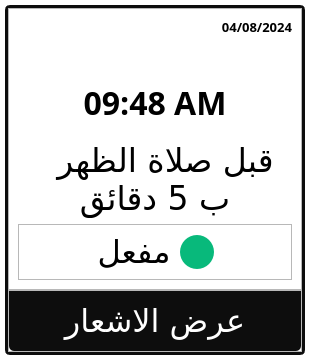
<?xml version="1.0" encoding="UTF-8"?>
<ui version="4.0">
 <class>notification_widget</class>
 <widget class="QWidget" name="notification_widget">
  <property name="geometry">
   <rect>
    <x>0</x>
    <y>0</y>
    <width>310</width>
    <height>360</height>
   </rect>
  </property>
  <property name="minimumSize">
   <size>
    <width>0</width>
    <height>0</height>
   </size>
  </property>
  <property name="maximumSize">
   <size>
    <width>310</width>
    <height>360</height>
   </size>
  </property>
  <property name="windowTitle">
   <string>اشعار</string>
  </property>
  <property name="styleSheet">
   <string notr="true">#notification_widget{
background-color: rgb(255,255,255);
}</string>
  </property>
  <layout class="QHBoxLayout" name="horizontalLayout_3">
   <property name="spacing">
    <number>0</number>
   </property>
   <property name="leftMargin">
    <number>0</number>
   </property>
   <property name="topMargin">
    <number>0</number>
   </property>
   <property name="rightMargin">
    <number>0</number>
   </property>
   <property name="bottomMargin">
    <number>0</number>
   </property>
   <item>
    <widget class="QFrame" name="notification_frame">
     <property name="minimumSize">
      <size>
       <width>300</width>
       <height>350</height>
      </size>
     </property>
     <property name="maximumSize">
      <size>
       <width>300</width>
       <height>350</height>
      </size>
     </property>
     <property name="styleSheet">
      <string notr="true">#notification_frame{
background-color: rgb(255,255,255);
border: 3px solid rgb(13, 13, 13);
border-radius: 5px;
}
</string>
     </property>
     <property name="frameShape">
      <enum>QFrame::StyledPanel</enum>
     </property>
     <property name="frameShadow">
      <enum>QFrame::Raised</enum>
     </property>
     <layout class="QVBoxLayout" name="verticalLayout_3">
      <property name="spacing">
       <number>0</number>
      </property>
      <property name="leftMargin">
       <number>0</number>
      </property>
      <property name="topMargin">
       <number>0</number>
      </property>
      <property name="rightMargin">
       <number>0</number>
      </property>
      <property name="bottomMargin">
       <number>0</number>
      </property>
      <item>
       <widget class="QFrame" name="frame">
        <property name="maximumSize">
         <size>
          <width>16777215</width>
          <height>16777215</height>
         </size>
        </property>
        <property name="frameShape">
         <enum>QFrame::StyledPanel</enum>
        </property>
        <property name="frameShadow">
         <enum>QFrame::Raised</enum>
        </property>
        <layout class="QVBoxLayout" name="verticalLayout_2">
         <item>
          <widget class="QLabel" name="noti_date_label">
           <property name="font">
            <font>
             <family>Monotype Hadassah</family>
             <pointsize>10</pointsize>
             <weight>75</weight>
             <bold>true</bold>
            </font>
           </property>
           <property name="text">
            <string>04/08/2024</string>
           </property>
           <property name="alignment">
            <set>Qt::AlignRight|Qt::AlignTop|Qt::AlignTrailing</set>
           </property>
          </widget>
         </item>
         <item>
          <widget class="QLabel" name="noti_time_label">
           <property name="font">
            <font>
             <family>Arial Black</family>
             <pointsize>24</pointsize>
             <weight>75</weight>
             <bold>true</bold>
            </font>
           </property>
           <property name="frameShape">
            <enum>QFrame::NoFrame</enum>
           </property>
           <property name="frameShadow">
            <enum>QFrame::Plain</enum>
           </property>
           <property name="text">
            <string>09:48 AM</string>
           </property>
           <property name="alignment">
            <set>Qt::AlignHCenter|Qt::AlignTop</set>
           </property>
          </widget>
         </item>
         <item>
          <widget class="QLabel" name="noti_adan_label">
           <property name="font">
            <font>
             <family>Arabic Typesetting</family>
             <pointsize>25</pointsize>
            </font>
           </property>
           <property name="styleSheet">
            <string notr="true"/>
           </property>
           <property name="text">
            <string>&lt;html&gt;&lt;head/&gt;&lt;body&gt;&lt;p&gt;قبل صلاة الظهر &lt;br/&gt;ب 5 دقائق&lt;/p&gt;&lt;/body&gt;&lt;/html&gt;</string>
           </property>
           <property name="scaledContents">
            <bool>false</bool>
           </property>
           <property name="alignment">
            <set>Qt::AlignBottom|Qt::AlignHCenter</set>
           </property>
          </widget>
         </item>
         <item>
          <widget class="QFrame" name="frame_2">
           <property name="frameShape">
            <enum>QFrame::StyledPanel</enum>
           </property>
           <property name="frameShadow">
            <enum>QFrame::Raised</enum>
           </property>
           <layout class="QHBoxLayout" name="horizontalLayout_2">
            <property name="spacing">
             <number>9</number>
            </property>
            <property name="topMargin">
             <number>0</number>
            </property>
            <property name="bottomMargin">
             <number>0</number>
            </property>
            <item>
             <spacer name="horizontalSpacer_2">
              <property name="orientation">
               <enum>Qt::Horizontal</enum>
              </property>
              <property name="sizeHint" stdset="0">
               <size>
                <width>40</width>
                <height>20</height>
               </size>
              </property>
             </spacer>
            </item>
            <item>
             <widget class="QLabel" name="is_noti_active_label">
              <property name="sizePolicy">
               <sizepolicy hsizetype="Minimum" vsizetype="Preferred">
                <horstretch>0</horstretch>
                <verstretch>0</verstretch>
               </sizepolicy>
              </property>
              <property name="minimumSize">
               <size>
                <width>0</width>
                <height>0</height>
               </size>
              </property>
              <property name="font">
               <font>
                <family>Arabic Typesetting</family>
                <pointsize>24</pointsize>
               </font>
              </property>
              <property name="text">
               <string>مفعل</string>
              </property>
              <property name="alignment">
               <set>Qt::AlignCenter</set>
              </property>
             </widget>
            </item>
            <item>
             <widget class="QPushButton" name="activate_noti_button">
              <property name="minimumSize">
               <size>
                <width>34</width>
                <height>34</height>
               </size>
              </property>
              <property name="maximumSize">
               <size>
                <width>34</width>
                <height>34</height>
               </size>
              </property>
              <property name="styleSheet">
               <string notr="true">QPushButton{
background-color: rgb(193, 18, 51);
border:none;
border-radius: 17px;
}

QPushButton:hover{
background-color: rgb(180, 239, 255);
}
QPushButton:checked{
background-color: rgb(8, 185, 123);
}</string>
              </property>
              <property name="text">
               <string/>
              </property>
              <property name="icon">
               <iconset resource="resources.qrc">
                <normaloff>:/newPrefix/images/power_3039519.png</normaloff>
                <normalon>:/newPrefix/images/button_88647.png</normalon>:/newPrefix/images/power_3039519.png</iconset>
              </property>
              <property name="iconSize">
               <size>
                <width>34</width>
                <height>34</height>
               </size>
              </property>
              <property name="checkable">
               <bool>true</bool>
              </property>
              <property name="checked">
               <bool>true</bool>
              </property>
             </widget>
            </item>
            <item>
             <spacer name="horizontalSpacer">
              <property name="orientation">
               <enum>Qt::Horizontal</enum>
              </property>
              <property name="sizeHint" stdset="0">
               <size>
                <width>40</width>
                <height>20</height>
               </size>
              </property>
             </spacer>
            </item>
           </layout>
          </widget>
         </item>
        </layout>
       </widget>
      </item>
      <item>
       <widget class="QFrame" name="frame_3">
        <property name="sizePolicy">
         <sizepolicy hsizetype="Preferred" vsizetype="Maximum">
          <horstretch>0</horstretch>
          <verstretch>0</verstretch>
         </sizepolicy>
        </property>
        <property name="frameShape">
         <enum>QFrame::StyledPanel</enum>
        </property>
        <property name="frameShadow">
         <enum>QFrame::Raised</enum>
        </property>
        <layout class="QHBoxLayout" name="horizontalLayout">
         <property name="spacing">
          <number>0</number>
         </property>
         <property name="leftMargin">
          <number>0</number>
         </property>
         <property name="topMargin">
          <number>0</number>
         </property>
         <property name="rightMargin">
          <number>0</number>
         </property>
         <property name="bottomMargin">
          <number>0</number>
         </property>
         <item>
          <widget class="QPushButton" name="show_noti_button">
           <property name="minimumSize">
            <size>
             <width>0</width>
             <height>60</height>
            </size>
           </property>
           <property name="font">
            <font>
             <family>Arabic Typesetting</family>
             <pointsize>24</pointsize>
            </font>
           </property>
           <property name="styleSheet">
            <string notr="true">QPushButton{
background-color: rgb(13, 13, 13);
color: rgb(255,255,255);
border-bottom-left-radius: 5px;
border-bottom-right-radius: 5px;
}

QPushButton:hover{
	background-color: rgb(236, 236, 236);
	color:black;
border-top: 2px solid rgb(13, 13, 13);
}</string>
           </property>
           <property name="text">
            <string>عرض الاشعار</string>
           </property>
           <property name="checkable">
            <bool>true</bool>
           </property>
          </widget>
         </item>
        </layout>
       </widget>
      </item>
     </layout>
    </widget>
   </item>
  </layout>
 </widget>
 <resources>
  <include location="show_noti_resources.qrc"/>
  <include location="resources.qrc"/>
 </resources>
 <connections/>
</ui>
